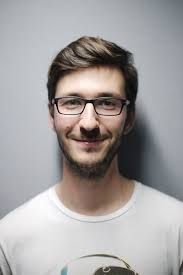
#> input picture image.jpeg, 183 x 275 px, given in place of the camera
$ python face_recognition.py image.jpeg
#> lines starting #> are read from the running program, lines starting #| are printed output that depends on the picture; after the words box and inside, x2 and y2 are one past the last pixel; in counts of white or black regions, pixels touching at a corner belong together; long printed decimals are rounded
# REFRENCED CODE:
#   https://www.datacamp.com/community/tutorials/face-detection-python-opencv
#
# DATE: October 12th, 2021
# DESCRIPTION: This program is meant to provide facial-recognition capabilities to the rest of the project.
#
# DEPENDENCIES:
#   OpenCV | pip install opencv-python \\For computer vision
#   matplotlib | pip install -U matplotlib \\For testing
#   numpy | pip install numpy \\For matrix manipulation


__opencv_version__ = r'4.1.1'

import sys
import cv2 as cv
import math as ma
# [5 lines of commented-out code are left out]

size =(1300,800)

if(__opencv_version__ != cv.__version__):
    print('WARNING: The OpenCV version being used ({}) is different from the OpenCV version this module was written in! ({})'.format(cv.__version__, __opencv_version__))
__training_xml__ = cv.data.haarcascades + 'haarcascade_frontalface_alt2.xml'
__cascade__ = cv.CascadeClassifier(__training_xml__) #load the already-trained facial-recongition model


#specify which detection model to use
def use_model(cascade):
    __cascade__ = cascade

#given an image and a scale factor, find faces in an image and return that image with rectangles around the faces
def detect_faces(image):
    image_gray = cv.cvtColor(image, cv.COLOR_RGB2GRAY) #create a grayscale copy of the image (used for face detection)

    #find the faces.
    #TODO: Have an explanation as to how 'detectMultiScale' works so we can better-utilize scaleFactor and minNeighbors

    #** scaleFactor is a parameter specifying how much the image size is reduced at each image scale.
    #** minNeighbors is a parameter specifying how many neighbors each candidate rectangle should have to retain it.
    faces_rects = __cascade__.detectMultiScale(image_gray, scaleFactor = 1.3, minNeighbors = 5)

    #print how many faces were found
    # print('Faces found: {}'.format(len(faces_rects)))
    return faces_rects


def createLine(im,st, en,co):
    cv.line(im,st, en,co , 5)
def draw_rects(image, rects):
    #draw rectangles around the bounds of the detected faces
    xx,yy,ww,hh = 0,0,0,0
    area = 0

    stat = False
    for (x, y, w, h) in rects:
        stat = True
        #draws a red rectangle with a thickness of 2
        if w*h > area:
            area = w*h
            xx,yy,ww,hh = x,y,w,h
        cv.rectangle(image, (x, y), (x + w - 15, y + h - 15), (0, 255, 0), 2)
    if(stat):
        start = ((int)(size[0] / 2),(int) (size[1] / 2))
        tl = ((int)(xx + (ww / 2)), (int)(yy + (hh / 2)))

        th = ((int)(size[0] / 2), (int)(yy + (hh / 2)))
        thd = start[1] - th[1]

        tw = ((int)(xx + (ww / 2)), (int)(size[1] / 2))
        twd = start[0] - tl[0]

        createLine(image, start, tl , (255,0,0))
        createLine(image, start, th, (0, 255, 0))
        createLine(image, th, tl, (0, 0, 255))

        print("Angle = ",ma.tan(twd/(thd+0.001)))
        cv.rectangle(image, (xx, yy), (xx + ww, yy + hh), (0, 0, 255), 2) # The closest person has a red rectangle


if __name__ == "__main__":
    # bi.Calibrat()
    # Using camera
    cap = cv.VideoCapture(0) # The Parameter is the index of the camera
    if not cap.isOpened():
        print("Unable to capture camera")
    while cap.isOpened():
        ret, image = cap.read()  # Read each frame as an image
#> image is the input picture: shape (275, 183, 3); mean B, G, R 160.3, 160.4, 164.1
        # test_image = cv.imread(image)
        if ret:
            face_rects = detect_faces(image)  # detect the faces
#> in detect_faces, `image_gray = cv.cvtColor(image, cv.COLOR_RGB2GRAY)`:
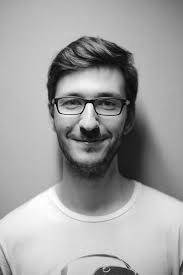
#> image_gray: shape (275, 183); min 0, max 255, mean 160.8
#> in detect_faces, `faces_rects = __cascade__.detectMultiScale(image_gray, scaleFactor = 1..`: faces_rects = [[42, 65, 96, 96]]
#> face_rects = [[42, 65, 96, 96]]
            draw_rects(image, face_rects)
#> the loop in draw_rects, `for (x, y, w, h) in rects:` made 1 pass
#> (x, y, w, h, stat, area, xx, yy) on pass 1: (42, 65, 96, 96, True, 9216, 42, 65)
#> after the loop in draw_rects, `for (x, y, w, h) in rects:`:
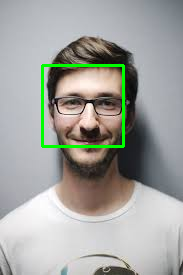
#> image: shape (275, 183, 3); 1.92% of pixels changed, all inside (x1, y1, x2, y2) = (41, 64, 125, 148)
#> after the loop in draw_rects, `for (x, y, w, h) in rects:`: area = 9216; hh = 96; xx = 42; yy = 65
#> in draw_rects, `tl = ((int)(xx + (ww / 2)), (int)(yy + (hh / 2)))`: tl = (90, 113)
#> in draw_rects, `th = ((int)(size[0] / 2), (int)(yy + (hh / 2)))`: th = (650, 113)
#> in draw_rects, `thd = start[1] - th[1]`: thd = 287
#> in draw_rects, `tw = ((int)(xx + (ww / 2)), (int)(size[1] / 2))`: tw = (90, 400)
#> in draw_rects, `twd = start[0] - tl[0]`: twd = 560
#> call 3 of createLine, with st = (650, 113), en = (90, 113), co = (0, 0, 255)
#> in createLine (call 3), `cv.line(im,st, en,co , 5)`:
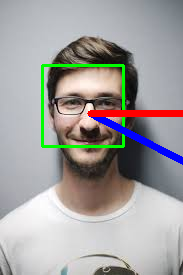
#> im: shape (275, 183, 3); mean B, G, R 158.5, 159.7, 161.6
#| Angle =  -2.501
#> in draw_rects, `cv.rectangle(image, (xx, yy), (xx + ww, yy + hh), (0, 0, 255), 2)`:
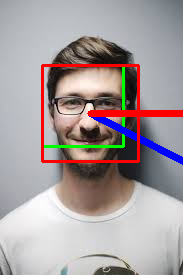
#> image: shape (275, 183, 3); 2.24% of pixels changed, all inside (x1, y1, x2, y2) = (41, 64, 140, 163)

            #TODO: change from an image display to a video display
            # #show the image and waits for a key press before exiting
            image = cv.resize(image, size)
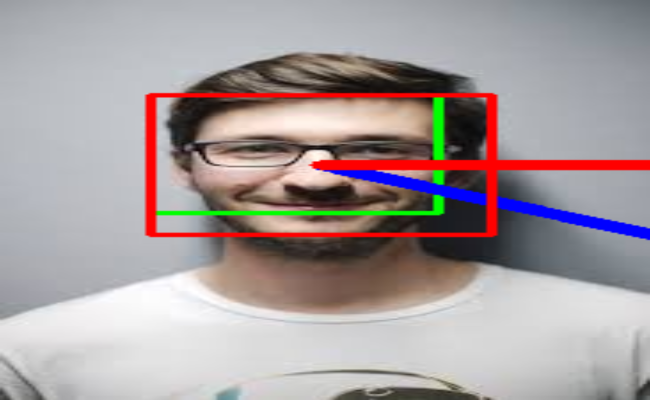
#> image: shape (800, 1300, 3) (shown at 1/2 size); mean B, G, R 157.1, 155.9, 166
            cv.imshow('Detected Faces', image)
            key = cv.waitKey(1) #waits for 2 milliseconds for a key press on a OpenCV window
#> (key Esc is pressed here)
            if key == 113: # it breaks when q is pressed
                break
        else:
            print("Unable to get video frame from camera")
            break
    cap.release()
    cv.destroyAllWindows()


# [20 lines of commented-out code are left out]

$ run again, on dickless dennis_facerecog.jpg
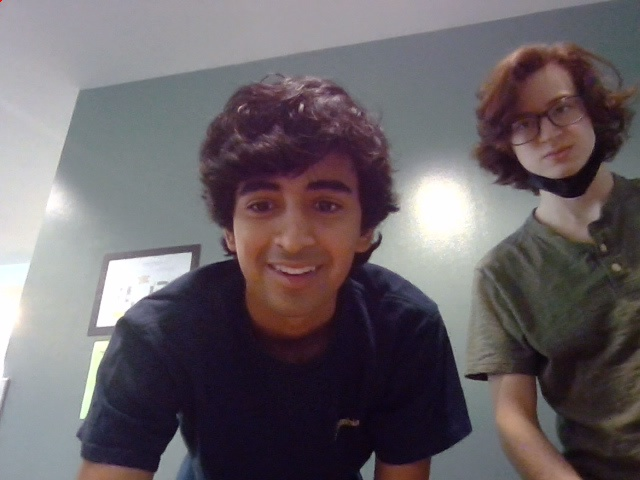
#> input picture dickless dennis_facerecog.jpg, 640 x 480 px, given in place of the camera
#> image is the input picture: shape (480, 640, 3); mean B, G, R 102.6, 97.9, 105.3
#> faces_rects = [[207, 144, 165, 165]]
#> the loop in draw_rects, `for (x, y, w, h) in rects:` made 1 pass
#> (x, y, w, h, stat, area, xx, yy) on pass 1: (207, 144, 165, 165, True, 27225, 207, 144)
#> after the loop in draw_rects, `for (x, y, w, h) in rects:`:
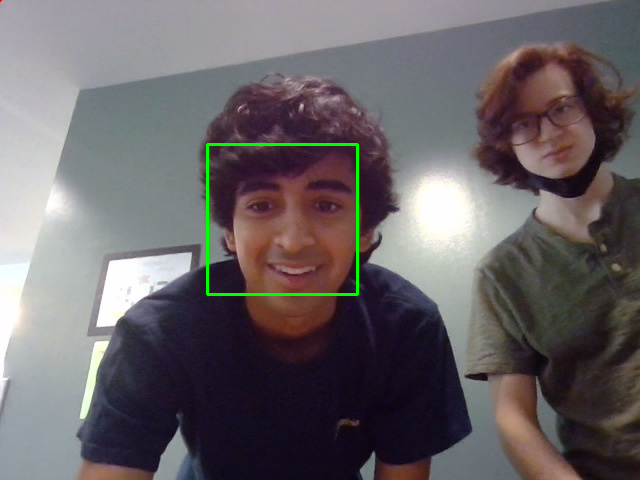
#> image: shape (480, 640, 3); 0.58% of pixels changed, all inside (x1, y1, x2, y2) = (206, 143, 359, 296)
#> after the loop in draw_rects, `for (x, y, w, h) in rects:`: area = 27225; hh = 165; xx = 207; yy = 144
#> tl = (289, 226)
#> th = (650, 226)
#> thd = 174
#> tw = (289, 400)
#> twd = 361
#> im: shape (480, 640, 3); mean B, G, R 102.8, 97.4, 104.9
#| Angle =  -1.814
#> `image = cv.resize(image, size)`:
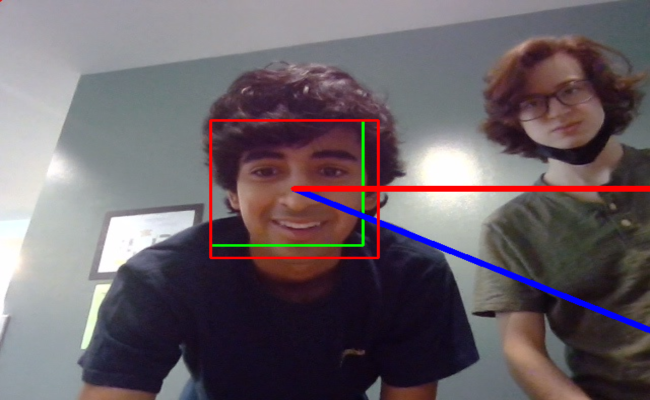
#> image: shape (800, 1300, 3) (shown at 1/2 size); mean B, G, R 102.5, 96.4, 106.2
